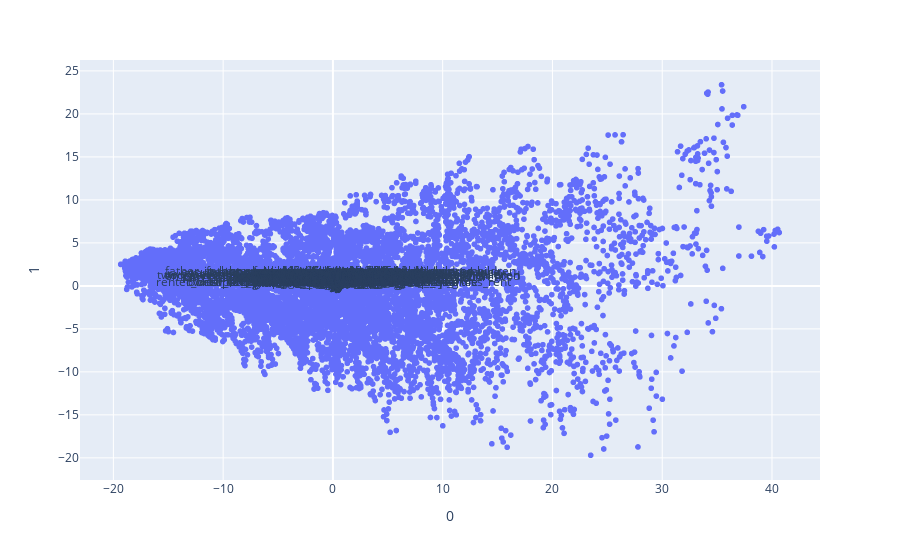

The notebook cell this image was saved under:
### Code cell
from sklearn.preprocessing import StandardScaler
from sklearn.decomposition import PCA
import plotly.express as px

pca = PCA(n_components = 2)
fts_new = pca.fit_transform(fts)
loadings = pca.components_.T*np.sqrt(pca.explained_variance_)

fig = px.scatter(fts_new, x = 0, y = 1)
for i, ft in enumerate(fts_name):
    fig.add_shape(
        type = 'line',
        x0 = 0, y0 = 0, 
        x1 = loadings[i,0], 
        y1 = loadings[i,1]
    )
    fig.add_annotation(
        x = loadings[i, 0], 
        y = loadings[i, 1],
        ax = 0, ay = 0, 
        xanchor = "center", 
        yanchor = "bottom",
        text = ft,
    )
fig.show()
